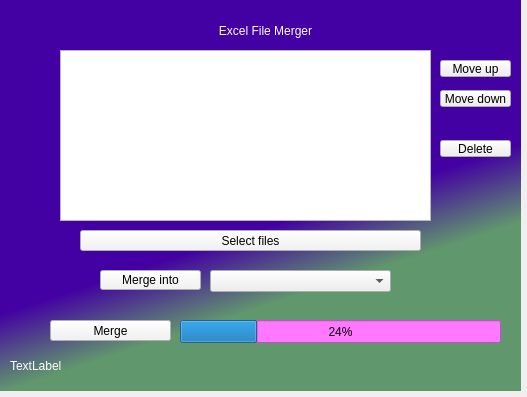
<?xml version="1.0" encoding="UTF-8"?>
<ui version="4.0">
 <class>MainWindow</class>
 <widget class="QMainWindow" name="MainWindow">
  <property name="geometry">
   <rect>
    <x>0</x>
    <y>0</y>
    <width>527</width>
    <height>397</height>
   </rect>
  </property>
  <property name="windowTitle">
   <string>MainWindow</string>
  </property>
  <widget class="QWidget" name="centralwidget">
   <widget class="QLabel" name="label">
    <property name="geometry">
     <rect>
      <x>0</x>
      <y>-10</y>
      <width>521</width>
      <height>401</height>
     </rect>
    </property>
    <property name="styleSheet">
     <string notr="true">
background-color: qlineargradient(spread:pad, x1:0.551136, y1:0.182091, x2:0.886363, y2:0.971591, stop:0.420455 rgba(67, 0, 162, 255), stop:0.630682 rgba(97, 151, 109, 255));</string>
    </property>
    <property name="text">
     <string/>
    </property>
   </widget>
   <widget class="QLabel" name="label_2">
    <property name="geometry">
     <rect>
      <x>20</x>
      <y>0</y>
      <width>491</width>
      <height>61</height>
     </rect>
    </property>
    <property name="styleSheet">
     <string notr="true">font: 20pt &quot;Times New Roman&quot;;
color: rgb(255, 255, 255);</string>
    </property>
    <property name="text">
     <string>Excel File Merger</string>
    </property>
    <property name="alignment">
     <set>Qt::AlignCenter</set>
    </property>
   </widget>
   <widget class="QListWidget" name="listWidget">
    <property name="geometry">
     <rect>
      <x>60</x>
      <y>50</y>
      <width>371</width>
      <height>171</height>
     </rect>
    </property>
    <property name="styleSheet">
     <string notr="true">broder:20px Soild  rgb(100, 157, 82);
alternate-background-color: rgb(123, 123, 123);
border-color: rgb(100, 157, 82);
</string>
    </property>
   </widget>
   <widget class="QPushButton" name="pushButton">
    <property name="geometry">
     <rect>
      <x>80</x>
      <y>230</y>
      <width>341</width>
      <height>21</height>
     </rect>
    </property>
    <property name="styleSheet">
     <string notr="true">broder: 2px soild white;
background-color: rgb(243, 243, 243);
border-color: rgb(255, 255, 255);</string>
    </property>
    <property name="text">
     <string>Select files</string>
    </property>
   </widget>
   <widget class="QPushButton" name="pushButton_2">
    <property name="geometry">
     <rect>
      <x>440</x>
      <y>60</y>
      <width>71</width>
      <height>17</height>
     </rect>
    </property>
    <property name="styleSheet">
     <string notr="true">font: 75 8pt &quot;Times New Roman&quot;;</string>
    </property>
    <property name="text">
     <string>Move up</string>
    </property>
   </widget>
   <widget class="QPushButton" name="pushButton_3">
    <property name="geometry">
     <rect>
      <x>440</x>
      <y>90</y>
      <width>71</width>
      <height>17</height>
     </rect>
    </property>
    <property name="styleSheet">
     <string notr="true">
font: 75 8pt &quot;Times New Roman&quot;;</string>
    </property>
    <property name="text">
     <string>Move down</string>
    </property>
   </widget>
   <widget class="QPushButton" name="pushButton_4">
    <property name="geometry">
     <rect>
      <x>440</x>
      <y>140</y>
      <width>71</width>
      <height>17</height>
     </rect>
    </property>
    <property name="styleSheet">
     <string notr="true">font: 75 8pt &quot;Times New Roman&quot;;</string>
    </property>
    <property name="text">
     <string>Delete</string>
    </property>
   </widget>
   <widget class="QPushButton" name="pushButton_5">
    <property name="geometry">
     <rect>
      <x>100</x>
      <y>270</y>
      <width>101</width>
      <height>20</height>
     </rect>
    </property>
    <property name="styleSheet">
     <string notr="true">background-color: rgb(243, 243, 243);</string>
    </property>
    <property name="text">
     <string>Merge into</string>
    </property>
   </widget>
   <widget class="QComboBox" name="comboBox">
    <property name="geometry">
     <rect>
      <x>210</x>
      <y>270</y>
      <width>181</width>
      <height>22</height>
     </rect>
    </property>
   </widget>
   <widget class="QPushButton" name="pushButton_6">
    <property name="geometry">
     <rect>
      <x>50</x>
      <y>320</y>
      <width>121</width>
      <height>21</height>
     </rect>
    </property>
    <property name="styleSheet">
     <string notr="true">background-color: rgb(243, 243, 243);</string>
    </property>
    <property name="text">
     <string>Merge</string>
    </property>
   </widget>
   <widget class="QProgressBar" name="progressBar">
    <property name="geometry">
     <rect>
      <x>180</x>
      <y>320</y>
      <width>321</width>
      <height>23</height>
     </rect>
    </property>
    <property name="styleSheet">
     <string notr="true">
background-color: rgb(255, 120, 255);</string>
    </property>
    <property name="value">
     <number>24</number>
    </property>
   </widget>
   <widget class="QLabel" name="label_3">
    <property name="geometry">
     <rect>
      <x>10</x>
      <y>350</y>
      <width>501</width>
      <height>31</height>
     </rect>
    </property>
    <property name="styleSheet">
     <string notr="true">color: rgb(255, 255, 255);</string>
    </property>
    <property name="text">
     <string>TextLabel</string>
    </property>
   </widget>
  </widget>
 </widget>
 <resources>
  <include location="resource/rea.qrc"/>
 </resources>
 <connections/>
</ui>
